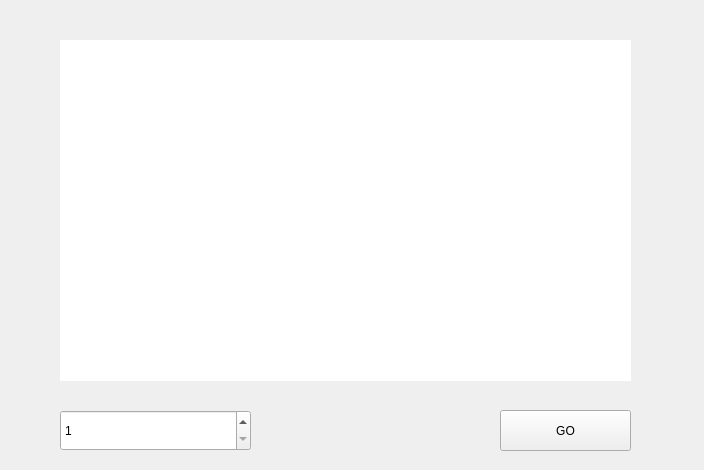
<?xml version="1.0" encoding="UTF-8"?>
<ui version="4.0">
 <class>Widget</class>
 <widget class="QWidget" name="Widget">
  <property name="geometry">
   <rect>
    <x>0</x>
    <y>0</y>
    <width>704</width>
    <height>470</height>
   </rect>
  </property>
  <property name="windowTitle">
   <string>Widget</string>
  </property>
  <widget class="QLabel" name="image">
   <property name="geometry">
    <rect>
     <x>60</x>
     <y>40</y>
     <width>571</width>
     <height>341</height>
    </rect>
   </property>
   <property name="styleSheet">
    <string notr="true">background-color: rgb(255, 255, 255);
border-image: url(:/new/prefix1/photo/0.jpg);</string>
   </property>
   <property name="text">
    <string/>
   </property>
  </widget>
  <widget class="QPushButton" name="start">
   <property name="geometry">
    <rect>
     <x>500</x>
     <y>410</y>
     <width>131</width>
     <height>41</height>
    </rect>
   </property>
   <property name="text">
    <string>GO</string>
   </property>
  </widget>
  <widget class="QSpinBox" name="time">
   <property name="geometry">
    <rect>
     <x>60</x>
     <y>410</y>
     <width>191</width>
     <height>41</height>
    </rect>
   </property>
   <property name="minimum">
    <number>1</number>
   </property>
   <property name="maximum">
    <number>10</number>
   </property>
  </widget>
 </widget>
 <layoutdefault spacing="6" margin="11"/>
 <resources/>
 <connections/>
</ui>
